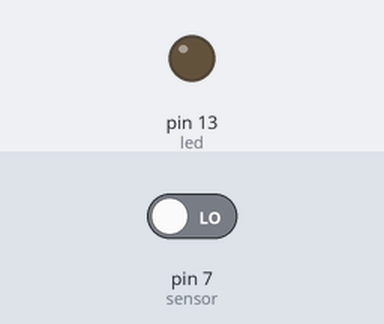
The sketch below on a simulated Arduino Uno, built with avr-gcc and run on an emulated ATmega328P. Shown: output pins drawn as LEDs (lit = HIGH). The test bench sets the inputs (shaded band); at power-on: pin 7 (sensor) LOW. What the sketch prints to the serial monitor is not drawn.

Above: at 1.2 s.
1.3 s: pin 7 (sensor) driven HIGH
At 2.5 s:
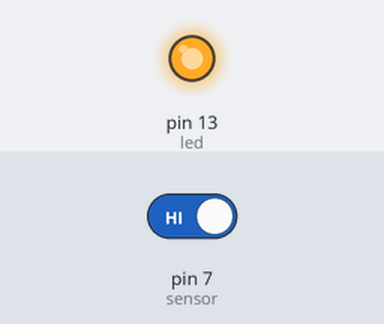
2.8 s: pin 7 (sensor) driven LOW
At 3.7 s:
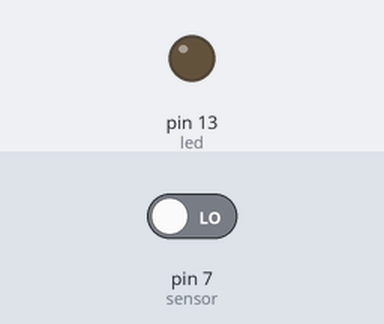
Timing chart, 0 to 5.8 s (numbered marks = the images above; inputs shaded):
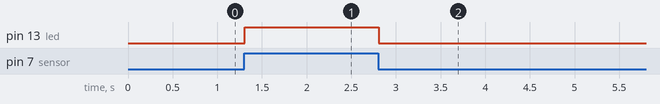

The sketch:

motion_sensor.ino
```cpp
#define led 13
#define sensor 7
bool sensor_reading;


void setup() {
  // put your setup code here, to run once:

  pinMode(led,OUTPUT);
  pinMode(sensor,INPUT);
  Serial.begin(9600);

}

void loop() {
  // put your main code here, to run repeatedly:

  sensor_reading = digitalRead(sensor);
  Serial.println(sensor_reading);


  if(sensor_reading == HIGH)
   digitalWrite(led,HIGH);
  else
     digitalWrite(led,LOW);


}
```

Measured:
- after the input at 1.3 s, pin 13 (led): LOW → HIGH at once
- after the input at 2.8 s, pin 13 (led): HIGH → LOW at once
